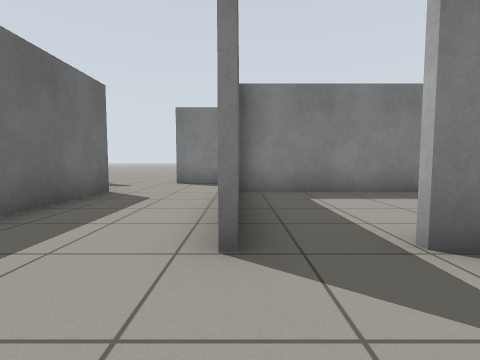
[1] (above)

19 first-person views from a walk through a world built for the Gazebo simulator. The camera is 0.72 m above the floor, tilts 4° down and sees 85° across. The floor is counted in squares, 1 m on a side. Each view is taken from the middle of a square. On the plan, view 1 faces up. The plan holds only what a view shows up to about 9 squares ahead; the rest is blank.

[2]
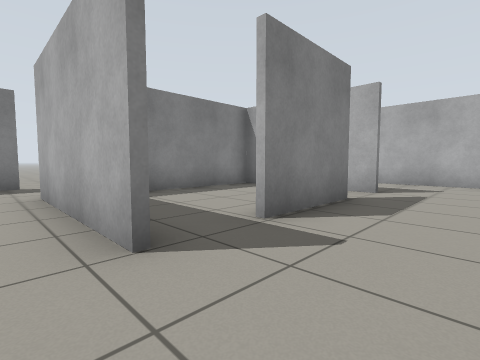

[3]
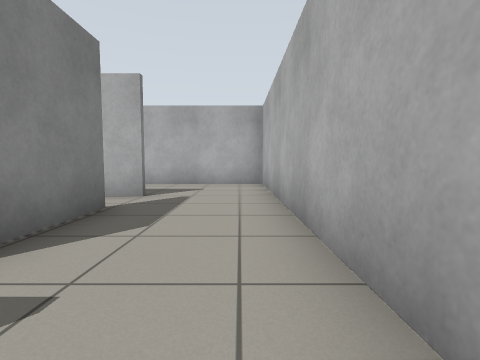

[4]
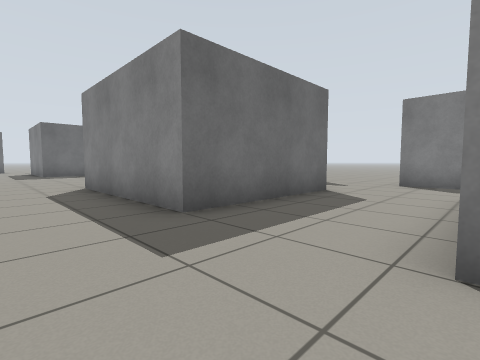

[5]
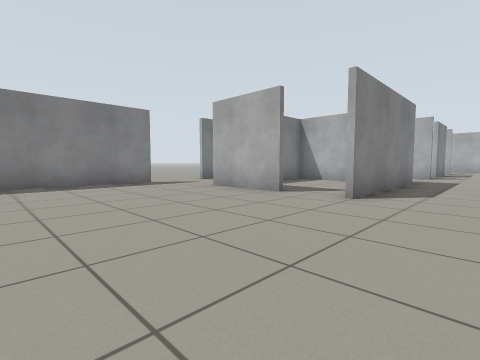

[6]
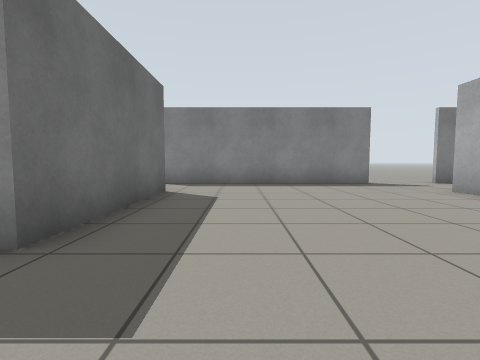

[7]
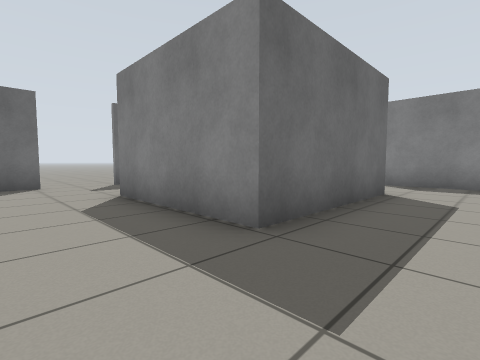

[8]
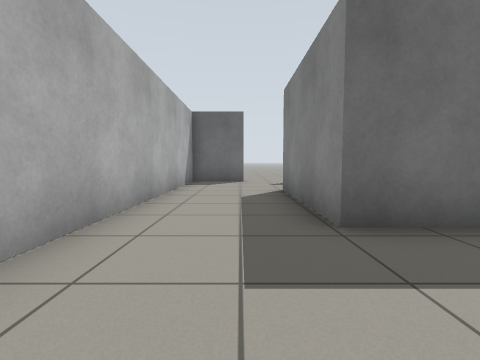

[9]
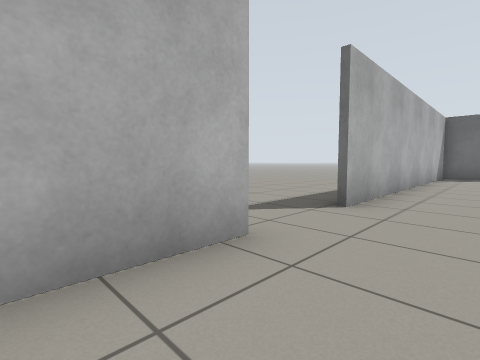

[10]
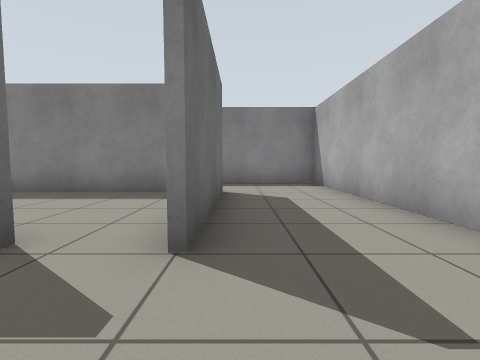

[11]
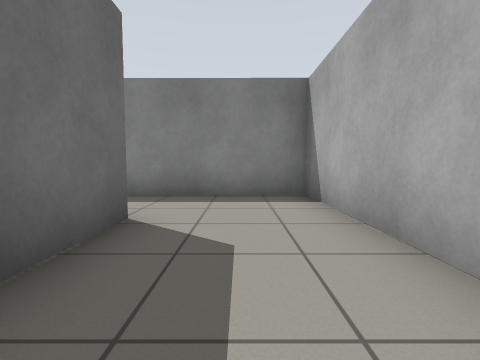

[12]
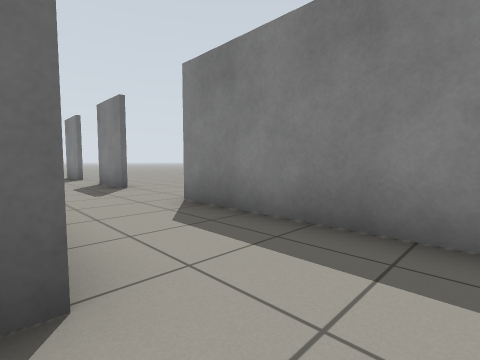

[13]
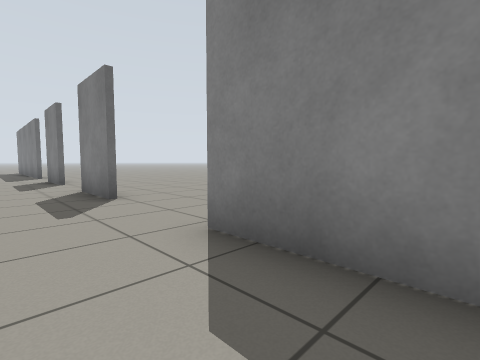

[14]
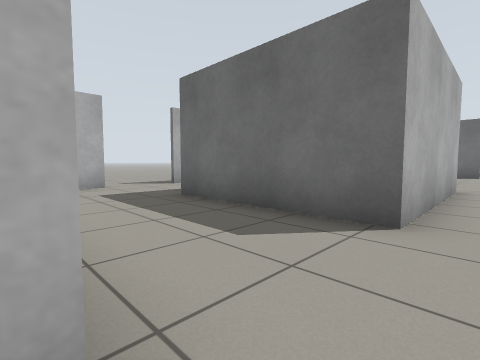

[15]
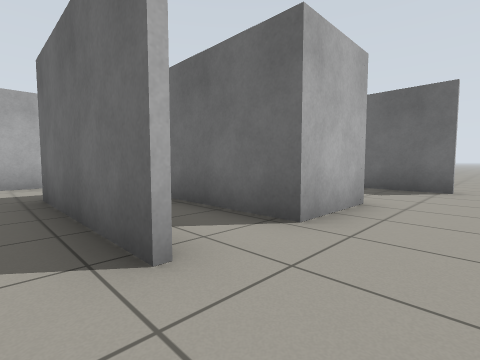

[16]
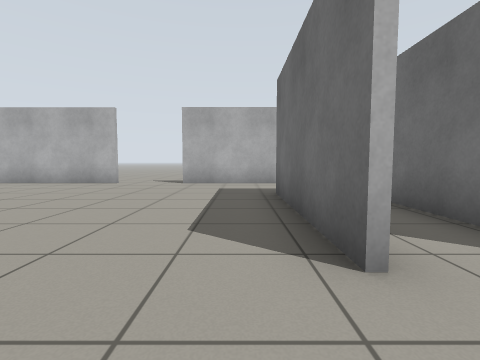

[17]
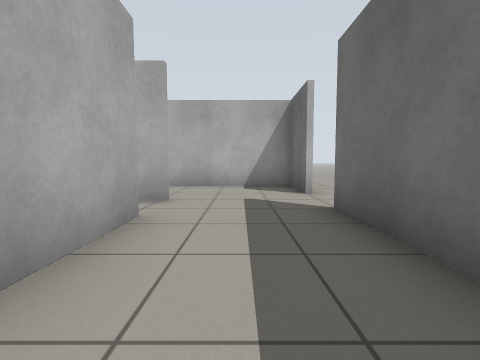

[18]
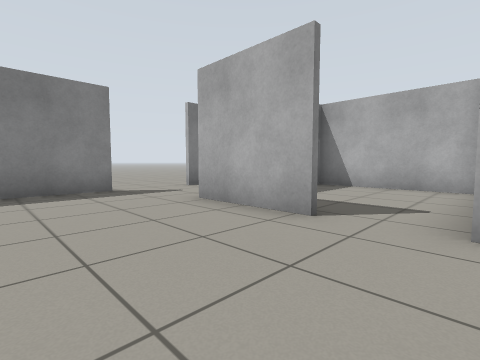

[19]
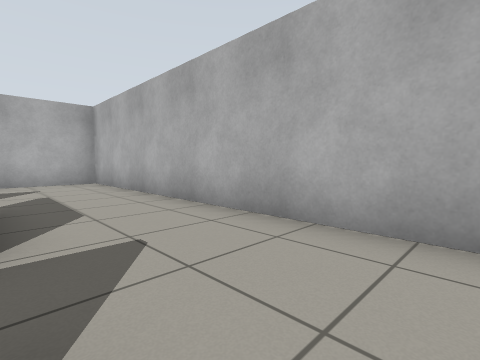

### Floor plan
Ten units are one square. View 1 is at (0, 0); x grows to the right and y downward. Boxes are objects, and circles mark ways between rooms. Rooms are numbered by the first view taken in them; rooms with no view inside come last. Other rooms are left out.
<svg viewBox="-220 -105 310 120">
<path fill="none" stroke="#000" d="M-79 -37 -79 -63 -31 -63 -31 -21 -80 -21M-100 7 -46 7M-86 -88 -156 -88M-25 7 85 7 85 -87 28 -87M-46 -87 -65 -88M-148 -64 -148 -21 -188 -21M-2 -20 -2 -64M-2 -87 -22 -87M-187 -35 -187 -56M-188 -22 -181 -22M41 -21 15 -21M54 -20 54 -29M-215 -13 -215 7 -120 7M-215 -64 -215 -30M56 -64 56 -20M-187 -63 -167 -63 -167 -34M-215 -74 -215 -64M54 -61 -1 -61M-33 -24 -33 -61"/>
<circle cx="-150" cy="-75" r="3" fill="#2a7"/>
<circle cx="-200" cy="-60" r="3" fill="#2a7"/>
<circle cx="-210" cy="-20" r="3" fill="#2a7"/>
<circle cx="-75" cy="-90" r="3" fill="#2a7"/>
<circle cx="10" cy="-20" r="3" fill="#2a7"/>
<circle cx="50" cy="-30" r="3" fill="#2a7"/>
<circle cx="-80" cy="-30" r="3" fill="#2a7"/>
<text x="-80" y="-30">1</text>
<text x="-180" y="-70">2</text>
<text x="30" y="-40">3</text>
<text x="-60" y="-40">4</text>
</svg>
Room 1 opens to room 2. Room 1 opens to room 3. Room 1 opens to room 4.

Where each view was taken, in squares from view 1:
view 1: 0 up, 0 right, facing up
view 2: 0 up, 1 left, facing up-right
view 3: 0 up, 0 right, facing right
view 4: 0 up, 0 right, facing up-left
view 5: 0 up, 13 left, facing up-right
view 6: 0 up, 13 left, facing up
view 7: 0 up, 13 left, facing up-left
view 8: 1 up, 12 left, facing left
view 9: 1 up, 8 left, facing down-left
view 10: 0 up, 6 right, facing up
view 11: 3 up, 7 right, facing up
view 12: 6 up, 7 right, facing up-left
view 13: 7 up, 5 right, facing up-left
view 14: 7 up, 0 right, facing down-left
view 15: 8 up, 14 left, facing down-left
view 16: 8 up, 14 left, facing down
view 17: 7 up, 20 left, facing down
view 18: 2 up, 11 left, facing up-right
view 19: 2 up, 1 left, facing down-right
